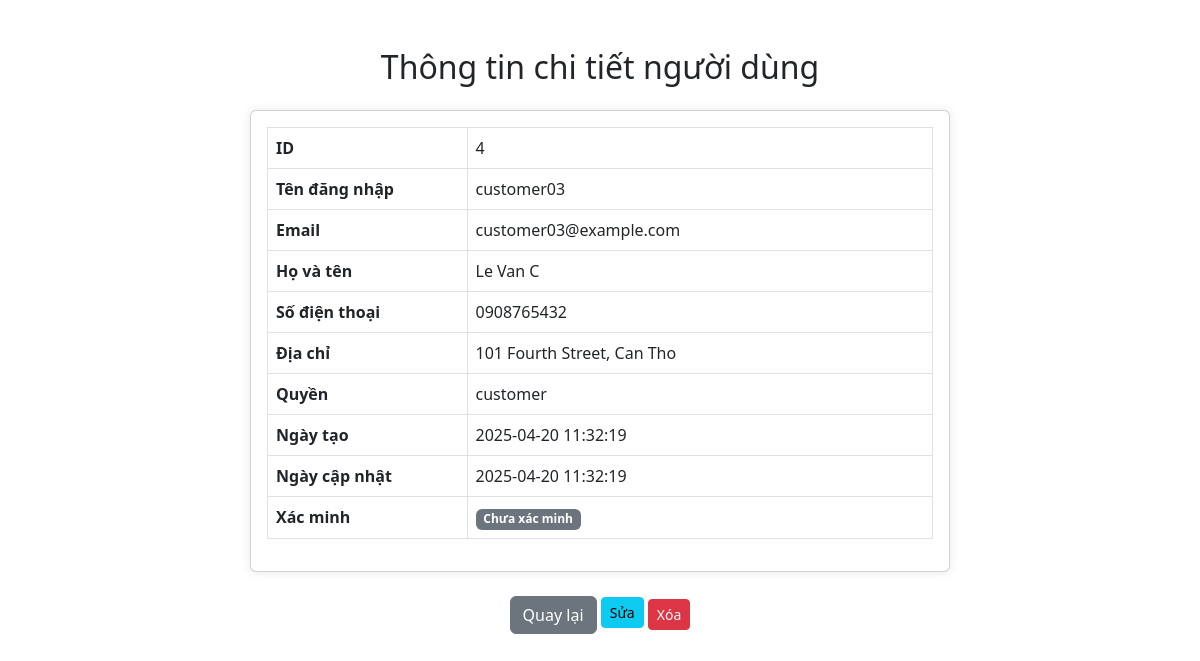
Page /index.php?controller=UserAdmin&action=detail&id=4 on the committed database.
### tables this page shows
CREATE TABLE `users` (
  `id` int(11) NOT NULL,
  `username` varchar(50) NOT NULL,
  `password` varchar(255) NOT NULL,
  `email` varchar(100) NOT NULL,
  `full_name` varchar(100) DEFAULT NULL,
  `phone` varchar(20) DEFAULT NULL,
  `address` varchar(255) DEFAULT NULL,
  `role` enum('admin','customer') DEFAULT 'customer',
  `created_at` timestamp NOT NULL DEFAULT current_timestamp(),
  `updated_at` timestamp NOT NULL DEFAULT current_timestamp() ON UPDATE current_timestamp(),
  `is_verified` tinyint(1) DEFAULT 0
);

### controllers/UserAdminController.php (called while the page is built, shortened)
<?php
require_once './models/User.php';
class UserAdminController
{
    public function detail()
    {
        $user = new User();
        $id = $_GET['id'];
        $user = $user->findById($id);
        require_once './views/admin/user_detail.php';
    }
}
?>

### models/User.php (called while the page is built, shortened)
<?php
require_once __DIR__ . '/../config/Database.php';
class User
{
    private $conn;
    public function __construct()
    {
        $db = new Database();
        $this->conn = $db->connect();
    }
    public function findById($id)
    {
        $sql = "SELECT * FROM users WHERE id = :id";
        $stmt = $this->conn->prepare($sql);
        $stmt->execute(['id' => $id]);
        $data = $stmt->fetch(PDO::FETCH_ASSOC);
        if ($data) {
            $user = new User();
            foreach ($data as $key => $value) {
                $user->$key = $value;
            }
            return $user;
        }
        return null;
    }
}

### config/Database.php (called while the page is built, shortened)
<?php
class Database {
    private $host = "localhost";
    private $db_name = "db_porsche_php";
    private $username = "root";
    private $password = "";
    private $port = 3306;
    public function connect() {
        $this->conn = null;
        try {
            $dsn = "mysql:host={$this->host};port={$this->port};dbname={$this->db_name};charset=utf8";
            $this->conn = new PDO($dsn, $this->username, $this->password);
            $this->conn->setAttribute(PDO::ATTR_ERRMODE, PDO::ERRMODE_EXCEPTION);
        } catch(PDOException $e) {
            echo "Kết nối thất bại: " . $e->getMessage();
            exit;
        }
        return $this->conn;
    }
}
?>

### views/admin/user_detail.php (the view, shortened to what this page needs)
<!DOCTYPE html>
<html lang="vi">
<head>
    <link href="https://cdn.jsdelivr.net/npm/bootstrap@5.3.0/dist/css/bootstrap.min.css" rel="stylesheet">
</head>
<body>
    <div class="container mt-5">
        <h2 class="mb-4 text-center">Thông tin chi tiết người dùng</h2>
        <div class="card">
            <div class="card-body">
                <table class="table table-bordered">
                    <tr>
                        <th>ID</th>
                        <td><?= htmlspecialchars($user->id) ?></td>
                    </tr>
                    <tr>
                        <th>Tên đăng nhập</th>
                        <td><?= htmlspecialchars($user->username) ?></td>
                    </tr>
                    <tr>
                        <th>Email</th>
                        <td><?= htmlspecialchars($user->email) ?></td>
                    </tr>
                    <tr>
                        <th>Họ và tên</th>
                        <td><?= htmlspecialchars($user->full_name) ?></td>
                    </tr>
                    <tr>
                        <th>Số điện thoại</th>
                        <td><?= htmlspecialchars($user->phone) ?></td>
                    </tr>
                    <tr>
                        <th>Địa chỉ</th>
                        <td><?= htmlspecialchars($user->address) ?></td>
                    </tr>
                    <tr>
                        <th>Quyền</th>
                        <td><?= htmlspecialchars($user->role) ?></td>
                    </tr>
                    <tr>
                        <th>Ngày tạo</th>
                        <td><?= htmlspecialchars($user->created_at) ?></td>
                    </tr>
                    <tr>
                        <th>Ngày cập nhật</th>
                        <td><?= htmlspecialchars($user->updated_at) ?></td>
                    </tr>
                    <tr>
                        <th>Xác minh</th>
                        <td>
                            <span class="badge bg-<?= $user->is_verified ? 'success' : 'secondary' ?>">
                                <?= $user->is_verified ? 'Đã xác minh' : 'Chưa xác minh' ?>
                            </span>
                        </td>
                    </tr>
                </table>
            </div>
        </div>
        <div class="mt-4 text-center">
            <a href="index.php?controller=UserAdmin&action=index" class="btn btn-secondary">Quay lại</a>
            <a href="index.php?controller=UserAdmin&action=update&id=<?= $user->id ?>"
                class="btn btn-sm btn-info mb-1">Sửa</a>
            <a href="index.php?controller=UserAdmin&action=delete&id=<?= $user->id ?>" class="btn btn-sm btn-danger"
                onclick="return confirm('Bạn có chắc muốn xóa người dùng này?')">Xóa</a>
        </div>
    </div>
</body>
</html>

### views/admin/user_detail.php (style rules this page uses)
.card { max-width: 700px; margin: auto; box-shadow: 0 0 10px rgba(0, 0, 0, 0.1); }
.table th { width: 30%; }

### rows in the picture
users: id "4", username "customer03", email "customer03@example.com", full_name "Le Van C", phone "0908765432", address "101 Fourth Street, Can Tho", role "customer", created_at "2025-04-20 11:32:19", updated_at "2025-04-20 11:32:19"
